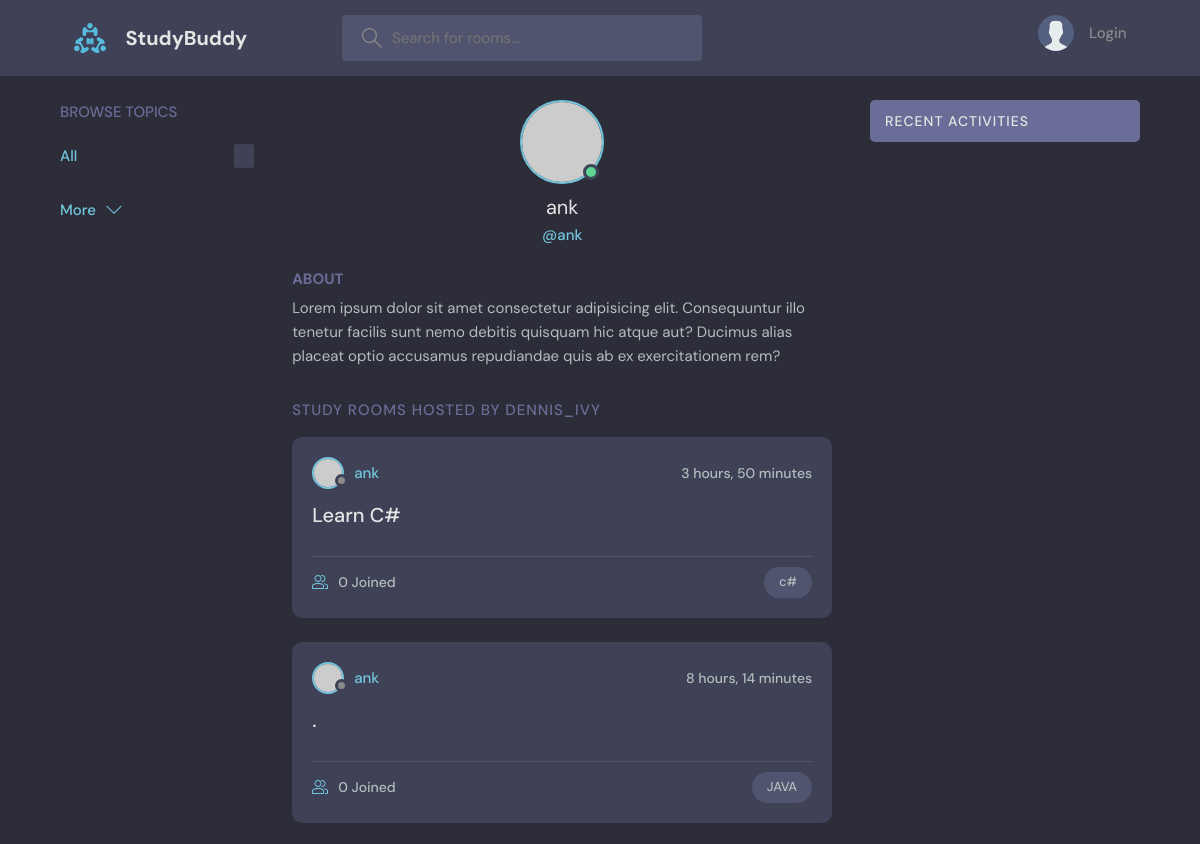
The app's page /profile/1/ (upper part), older data.
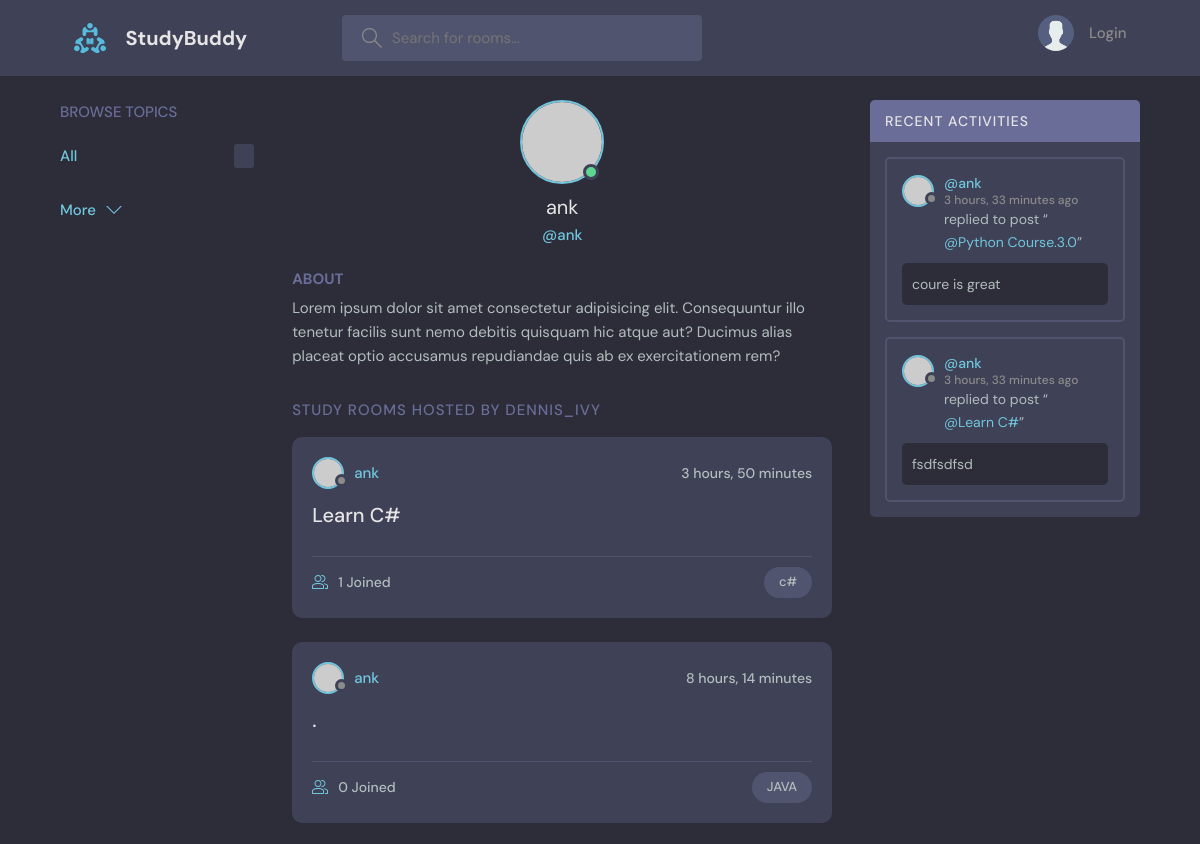
The same page, newer data.
### base/models.py (models this page shows, shortened)
class Room(models.Model):
    host = models.ForeignKey(User, on_delete=models.SET_NULL, null=True)
    topic = models.ForeignKey(Topic, on_delete=models.SET_NULL, null=True)
    name = models.CharField(max_length=200)
    description = models.TextField(null=True, blank=True)
    participants = models.ManyToManyField(User,related_name='participants', blank=True)
    updated = models.DateTimeField(auto_now=True)
    created = models.DateTimeField(auto_now_add=True)
    def __str__(self):
        return self.name
    class Meta:
        ordering = ['-updated','-created']

class Topic(models.Model):
    name = models.CharField(max_length=200)

class Message(models.Model):
    user = models.ForeignKey(User, on_delete=models.CASCADE)
    room = models.ForeignKey(Room, on_delete=models.CASCADE)
    body = models.TextField()
    updated = models.DateTimeField(auto_now=True)
    created = models.DateTimeField(auto_now_add=True)
    class Meta:
        ordering = ['-updated', '-created']

### base/views.py (the view)
# urls.py: path('profile/<str:pk>/', views.userProfile, name= 'user-profile'),
def userProfile(request,pk):
    user = User.objects.get(id=pk)
    rooms = user.room_set.all()
    room_message = user.message_set.all()
    topics = Topic.objects.all()
    context = {'user':user, 'rooms':rooms, 'room_message':room_message}
    return render(request,'base/profile.html',context)

### base/templates/base/profile.html (shortened to what this page needs)
{% extends 'main.html' %}
{% block content %}
  <main class="profile-page layout layout--3">
    <div class="container">
                  {% include 'base/topics_component.html' %}
      <div class="roomList">
        <div class="profile">
          <div class="profile__avatar">
            <div class="avatar avatar--large active">
              <img src="https://randomuser.me/api/portraits/men/11.jpg" />
            </div>
          </div>
          <div class="profile__info">
            <h3>{{user.username}}</h3>
            <p>@{{user.username}}</p>
          </div>
          <div class="profile__about">
            <h3>About</h3>
            <p>
              Lorem ipsum dolor sit amet consectetur adipisicing elit. Consequuntur illo tenetur
              facilis sunt nemo debitis quisquam hic atque aut? Ducimus alias placeat optio
              accusamus repudiandae quis ab ex exercitationem rem?
            </p>
          </div>
        </div>
        <div class="roomList__header">
          <div>
            <h2>Study Rooms Hosted by dennis_ivy</a>
            </h2>
          </div>
        </div>
        {% include 'base/feed_component.html' %}
      </div>
    {% include 'base/activity_component.html' %}
    </div>
  </main>
{% endblock content %}

### templates/main.html (shortened to what this page needs)
<!DOCTYPE html>
{% load static %}
<html lang="en">
  <head>
    <link rel="stylesheet" href="{% static 'styles/style.css' %}" />
  </head>
  <body>
      {% include 'navbar.html' %}
     {% block content %}
    {% endblock %}
  </body>
</html>

### templates/navbar.html (shortened to what this page needs)
   {% load static %}
    <header class="header header--loggedIn">
      <div class="container">
        <a href= "{% url 'home' %}" class="header__logo">
          <img src="{% static 'images/logo.svg' %}" />
          <h1>StudyBuddy</h1>
        </a>
        <form class="header__search" method="GET" action="{% url 'home' %}">
          <label>
            <input name="q" placeholder="Search for rooms..." />
          </label>
        </form>
        <nav class="header__menu">
            {% if request.user.is_authenticated %}
          <div class="header__user">
            <a href="{% url 'update-user' %}">
              <div class="avatar avatar--medium active">
                <img src="https://randomuser.me/api/portraits/men/37.jpg" />
              </div>
              <p>{{request.user.username}} <span>@{{request.user.username}}</span></p>
            </a>
            <button class="dropdown-button">
              <svg version="1.1" xmlns="http://www.w3.org/2000/svg" width="32" height="32" viewBox="0 0 32 32">
                <title>chevron-down</title>
                <path d="M16 21l-13-13h-3l16 16 16-16h-3l-13 13z"></path>
              </svg>
            </button>
          </div>
          {% else %}
           <a href="{% url 'login' %}">
            <img src="{% static 'images/avatar.svg' %}" />
            <p>Login</p>
          </a>
            {% endif %}
        </nav>
      </div>
    </header>

### base/templates/base/topics_component.html (shortened to what this page needs)
 <div class="topics">
          <div class="topics__header">
            <h2>Browse Topics</h2>
          </div>
          <ul class="topics__list">
            <li>
              <a href="{% url 'home' %}" class="active">All <span>{{topics.count}}</span></a>
            </li>
          </ul>
          <a class="btn btn--link" href="topics.html">
            More
            <svg version="1.1" xmlns="http://www.w3.org/2000/svg" width="32" height="32" viewBox="0 0 32 32">
              <title>chevron-down</title>
              <path d="M16 21l-13-13h-3l16 16 16-16h-3l-13 13z"></path>
            </svg>
          </a>
        </div>

### base/templates/base/feed_component.html (shortened to what this page needs)
{% for room in rooms %}
 <div class="roomListRoom">
            <div class="roomListRoom__header">
              <a href="{% url 'user-profile' room.host.id %}" class="roomListRoom__author">
                <div class="avatar avatar--small">
                  <img src="https://randomuser.me/api/portraits/women/11.jpg" />
                </div>
                <span>{{room.host.username}}</span>
              </a>
              <div class="roomListRoom__actions">
                <span>{{room.created|timesince}}</span>
              </div>
            </div>
            <div class="roomListRoom__content">
              <a href="{% url 'room' room.id %}">{{room.name}}</a>
            </div>
            <div class="roomListRoom__meta">
              <a href="{% url 'room' room.id %}" class="roomListRoom__joined">
                 {{room.participants.all.count}} Joined
              </a>
              <p class="roomListRoom__topic">{{room.topic.name}}</p>
            </div>
          </div>
{% endfor %}

### base/templates/base/activity_component.html (shortened to what this page needs)
 <div class="activities">
          <div class="activities__header">
            <h2>Recent Activities</h2>
          </div>
          {% for message in room_message %}
          <div class="activities__box">
            <div class="activities__boxHeader roomListRoom__header">
              <a href="{% url 'user-profile' message.user.id %}" class="roomListRoom__author">
                <div class="avatar avatar--small">
                  <img src="https://randomuser.me/api/portraits/women/11.jpg" />
                </div>
                <p>
               @{{message.user}}
                  <span>{{message.created|timesince}} ago</span>
                </p>
              </a>
            </div>
            <div class="activities__boxContent">
              <p>replied to post “<a href="{% url 'room' message.room.id %}">@{{message.room.name}}</a>”</p>
              <div class="activities__boxRoomContent">
                  {{message.body}}
              </div>
            </div>
          </div>
        {% endfor %}
        </div>

Row changes from the older to the newer data that the page shows:
computed for Room "Learn C#": participants.all.count "0" → "1"
added Message: user "ank", created "3 hours, 33 minutes", room.name "Python Course.3.0", body "coure is great"
added Message: user "ank", created "3 hours, 33 minutes", room.name "Learn C#", body "fsdfsdfsd"
